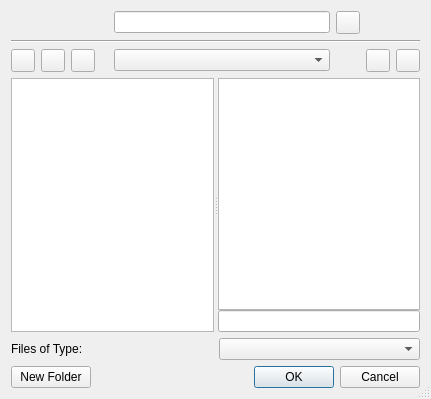
<ui version="4.0" >
 <comment>*********************************************************************
**
** Copyright (C) 1992-$THISYEAR$ $TROLLTECH$. All rights reserved.
**
** This file is part of the $MODULE$ of the Qt Toolkit.
**
** $TROLLTECH_DUAL_LICENSE$
**
** This file is provided AS IS with NO WARRANTY OF ANY KIND, INCLUDING THE
** WARRANTY OF DESIGN, MERCHANTABILITY AND FITNESS FOR A PARTICULAR PURPOSE.
**
*********************************************************************</comment>
 <class>QFileDialog</class>
 <widget class="QDialog" name="QFileDialog" >
  <property name="geometry" >
   <rect>
    <x>0</x>
    <y>0</y>
    <width>431</width>
    <height>399</height>
   </rect>
  </property>
  <property name="sizeGripEnabled" >
   <bool>true</bool>
  </property>
  <layout class="QGridLayout" >
   <item row="0" column="0" colspan="4" >
    <widget class="QLabel" name="fileNameLabel" >
     <property name="sizePolicy" >
      <sizepolicy vsizetype="Preferred" hsizetype="Minimum" >
       <horstretch>0</horstretch>
       <verstretch>0</verstretch>
      </sizepolicy>
     </property>
     <property name="minimumSize" >
      <size>
       <width>0</width>
       <height>0</height>
      </size>
     </property>
     <property name="alignment" >
      <set>Qt::AlignAbsolute|Qt::AlignBottom|Qt::AlignCenter|Qt::AlignHCenter|Qt::AlignHorizontal_Mask|Qt::AlignJustify|Qt::AlignLeading|Qt::AlignLeft|Qt::AlignRight|Qt::AlignTop|Qt::AlignTrailing|Qt::AlignVCenter|Qt::AlignVertical_Mask</set>
     </property>
    </widget>
   </item>
   <item row="0" column="4" >
    <widget class="QFileDialogLineEdit" name="fileNameEdit" >
     <property name="sizePolicy" >
      <sizepolicy vsizetype="Fixed" hsizetype="Expanding" >
       <horstretch>1</horstretch>
       <verstretch>0</verstretch>
      </sizepolicy>
     </property>
    </widget>
   </item>
   <item row="0" column="5" >
    <widget class="QToolButton" name="expandButton" />
   </item>
   <item row="0" column="6" colspan="2" >
    <widget class="QFrame" name="topRightSpacer" >
     <property name="minimumSize" >
      <size>
       <width>16</width>
       <height>0</height>
      </size>
     </property>
     <property name="frameShape" >
      <enum>QFrame::NoFrame</enum>
     </property>
     <property name="frameShadow" >
      <enum>QFrame::Plain</enum>
     </property>
     <property name="lineWidth" >
      <number>0</number>
     </property>
    </widget>
   </item>
   <item row="1" column="0" colspan="8" >
    <widget class="Line" name="line" >
     <property name="orientation" >
      <enum>Qt::Horizontal</enum>
     </property>
    </widget>
   </item>
   <item row="2" column="0" >
    <widget class="QToolButton" name="backButton" >
     <property name="toolTip" >
      <string>Back</string>
     </property>
    </widget>
   </item>
   <item row="2" column="1" >
    <widget class="QToolButton" name="forwardButton" >
     <property name="toolTip" >
      <string>Forward</string>
     </property>
    </widget>
   </item>
   <item row="2" column="2" >
    <widget class="QToolButton" name="toParentButton" >
     <property name="toolTip" >
      <string>Parent Directory</string>
     </property>
    </widget>
   </item>
   <item row="2" column="3" >
    <widget class="QLabel" name="lookInLabel" >
     <property name="sizePolicy" >
      <sizepolicy vsizetype="Preferred" hsizetype="Minimum" >
       <horstretch>0</horstretch>
       <verstretch>0</verstretch>
      </sizepolicy>
     </property>
     <property name="alignment" >
      <set>Qt::AlignAbsolute|Qt::AlignBottom|Qt::AlignCenter|Qt::AlignHCenter|Qt::AlignHorizontal_Mask|Qt::AlignJustify|Qt::AlignLeading|Qt::AlignLeft|Qt::AlignRight|Qt::AlignTop|Qt::AlignTrailing|Qt::AlignVCenter|Qt::AlignVertical_Mask</set>
     </property>
    </widget>
   </item>
   <item row="2" column="4" >
    <widget class="QComboBox" name="lookInCombo" >
     <property name="sizePolicy" >
      <sizepolicy vsizetype="Fixed" hsizetype="Expanding" >
       <horstretch>1</horstretch>
       <verstretch>0</verstretch>
      </sizepolicy>
     </property>
    </widget>
   </item>
   <item row="2" column="5" >
    <widget class="QFrame" name="bottomRightSpacer" >
     <property name="frameShadow" >
      <enum>QFrame::Raised</enum>
     </property>
     <property name="lineWidth" >
      <number>0</number>
     </property>
    </widget>
   </item>
   <item row="2" column="6" >
    <widget class="QToolButton" name="detailModeButton" >
     <property name="toolTip" >
      <string>Detail View</string>
     </property>
    </widget>
   </item>
   <item row="2" column="7" >
    <widget class="QToolButton" name="listModeButton" >
     <property name="toolTip" >
      <string>List View</string>
     </property>
    </widget>
   </item>
   <item row="3" column="0" colspan="8" >
    <widget class="QSplitter" name="splitter" >
     <property name="sizePolicy" >
      <sizepolicy vsizetype="Expanding" hsizetype="Expanding" >
       <horstretch>0</horstretch>
       <verstretch>0</verstretch>
      </sizepolicy>
     </property>
     <property name="orientation" >
      <enum>Qt::Horizontal</enum>
     </property>
     <widget class="QSidebar" name="sidebar" />
     <widget class="QFrame" name="frame" >
      <property name="frameShape" >
       <enum>QFrame::NoFrame</enum>
      </property>
      <property name="frameShadow" >
       <enum>QFrame::Raised</enum>
      </property>
      <layout class="QVBoxLayout" >
       <property name="spacing" >
        <number>0</number>
       </property>
       <property name="leftMargin" >
        <number>0</number>
       </property>
       <property name="topMargin" >
        <number>0</number>
       </property>
       <property name="rightMargin" >
        <number>0</number>
       </property>
       <property name="bottomMargin" >
        <number>0</number>
       </property>
       <item>
        <widget class="QStackedWidget" name="stackedWidget" >
         <property name="currentIndex" >
          <number>1</number>
         </property>
         <widget class="QWidget" name="page" >
          <layout class="QVBoxLayout" >
           <property name="spacing" >
            <number>0</number>
           </property>
           <property name="leftMargin" >
            <number>0</number>
           </property>
           <property name="topMargin" >
            <number>0</number>
           </property>
           <property name="rightMargin" >
            <number>0</number>
           </property>
           <property name="bottomMargin" >
            <number>0</number>
           </property>
           <item>
            <widget class="QFileDialogListView" name="listView" />
           </item>
          </layout>
         </widget>
         <widget class="QWidget" name="page_2" >
          <layout class="QVBoxLayout" >
           <property name="spacing" >
            <number>0</number>
           </property>
           <property name="leftMargin" >
            <number>0</number>
           </property>
           <property name="topMargin" >
            <number>0</number>
           </property>
           <property name="rightMargin" >
            <number>0</number>
           </property>
           <property name="bottomMargin" >
            <number>0</number>
           </property>
           <item>
            <widget class="QFileDialogTreeView" name="treeView" />
           </item>
          </layout>
         </widget>
        </widget>
       </item>
       <item>
        <widget class="QFileDialogLineEdit" name="quickLineEdit" />
       </item>
      </layout>
     </widget>
    </widget>
   </item>
   <item row="4" column="0" colspan="8" >
    <widget class="QFrame" name="extraBox" >
     <property name="frameShape" >
      <enum>QFrame::NoFrame</enum>
     </property>
     <property name="frameShadow" >
      <enum>QFrame::Plain</enum>
     </property>
     <layout class="QGridLayout" >
      <property name="leftMargin" >
       <number>0</number>
      </property>
      <property name="topMargin" >
       <number>0</number>
      </property>
      <property name="rightMargin" >
       <number>0</number>
      </property>
      <property name="bottomMargin" >
       <number>0</number>
      </property>
      <item row="0" column="1" >
       <widget class="QLabel" name="fileTypeLabel" >
        <property name="sizePolicy" >
         <sizepolicy vsizetype="Fixed" hsizetype="Preferred" >
          <horstretch>0</horstretch>
          <verstretch>0</verstretch>
         </sizepolicy>
        </property>
        <property name="text" >
         <string>Files of Type:</string>
        </property>
       </widget>
      </item>
      <item row="0" column="2" >
       <widget class="QComboBox" name="fileTypeCombo" />
      </item>
     </layout>
    </widget>
   </item>
   <item row="5" column="0" colspan="8" >
    <layout class="QHBoxLayout" >
     <property name="spacing" >
      <number>0</number>
     </property>
     <property name="leftMargin" >
      <number>0</number>
     </property>
     <property name="topMargin" >
      <number>0</number>
     </property>
     <property name="rightMargin" >
      <number>0</number>
     </property>
     <property name="bottomMargin" >
      <number>0</number>
     </property>
     <item>
      <widget class="QPushButton" name="newFolderButton" >
       <property name="text" >
        <string>New Folder</string>
       </property>
      </widget>
     </item>
     <item>
      <spacer>
       <property name="orientation" >
        <enum>Qt::Horizontal</enum>
       </property>
       <property name="sizeHint" >
        <size>
         <width>40</width>
         <height>20</height>
        </size>
       </property>
      </spacer>
     </item>
     <item>
      <widget class="QDialogButtonBox" name="buttonBox" >
       <property name="orientation" >
        <enum>Qt::Horizontal</enum>
       </property>
       <property name="standardButtons" >
        <set>QDialogButtonBox::Cancel|QDialogButtonBox::Ok</set>
       </property>
      </widget>
     </item>
    </layout>
   </item>
  </layout>
 </widget>
 <customwidgets>
  <customwidget>
   <class>QFileDialogTreeView</class>
   <extends>QTreeView</extends>
   <header>qfiledialog_p.h</header>
  </customwidget>
  <customwidget>
   <class>QFileDialogListView</class>
   <extends>QListView</extends>
   <header>qfiledialog_p.h</header>
  </customwidget>
  <customwidget>
   <class>QSidebar</class>
   <extends>QListWidget</extends>
   <header>qsidebar_p.h</header>
  </customwidget>
  <customwidget>
   <class>QFileDialogLineEdit</class>
   <extends>QLineEdit</extends>
   <header>qfiledialog_p.h</header>
  </customwidget>
 </customwidgets>
 <tabstops>
  <tabstop>fileNameEdit</tabstop>
  <tabstop>expandButton</tabstop>
  <tabstop>backButton</tabstop>
  <tabstop>forwardButton</tabstop>
  <tabstop>toParentButton</tabstop>
  <tabstop>lookInCombo</tabstop>
  <tabstop>detailModeButton</tabstop>
  <tabstop>listModeButton</tabstop>
  <tabstop>sidebar</tabstop>
  <tabstop>treeView</tabstop>
  <tabstop>quickLineEdit</tabstop>
  <tabstop>fileTypeCombo</tabstop>
  <tabstop>newFolderButton</tabstop>
  <tabstop>buttonBox</tabstop>
  <tabstop>listView</tabstop>
 </tabstops>
 <resources/>
 <connections/>
</ui>
